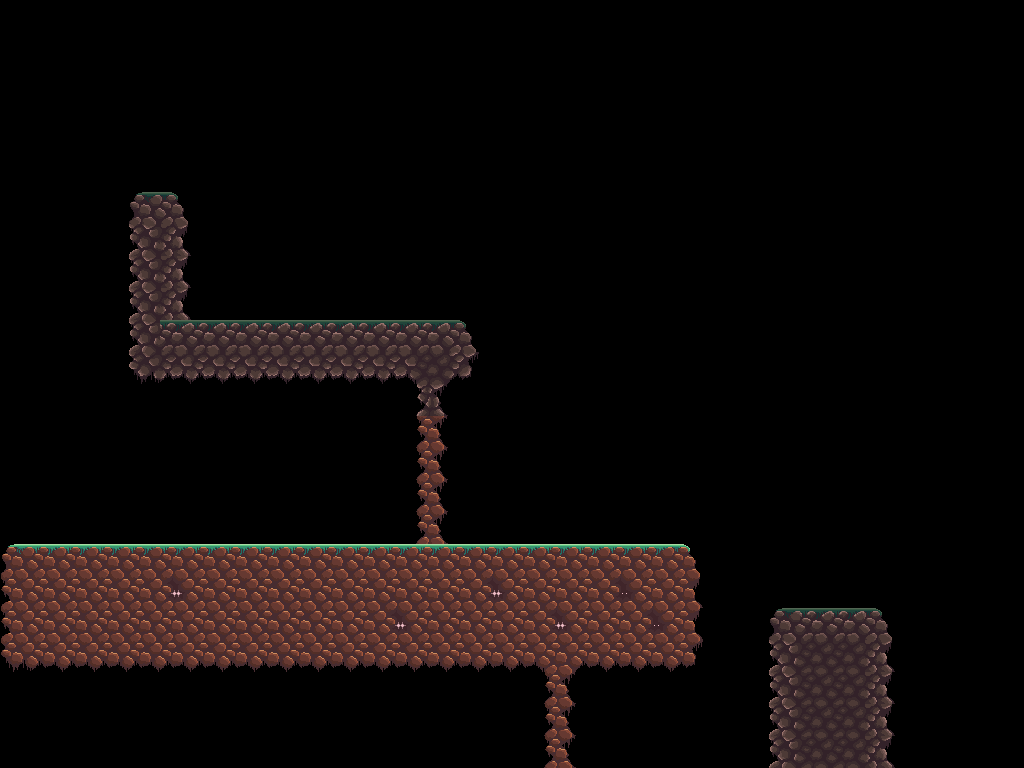

Rendered tile map (Tiled .tmx) drawn with the repository's tilesets; below, a short description and the map source with its tile grids summarised:
An orthogonal 32x24 tile map with 32x32 px tiles, 1 tile layer (tiles_1).

<map version="1.0" orientation="orthogonal" renderorder="right-down" width="32" height="24" tilewidth="32" tileheight="32">
 <tileset firstgid="1" name="tileset_00" tilewidth="32" tileheight="32">
  <image source="tileset_00.png" width="192" height="192" />
 </tileset>
 <layer name="tiles_1" width="32" height="24">
  <data>[768 cells, 146 non-empty, 22 distinct tile ids]</data>
 </layer>
</map>